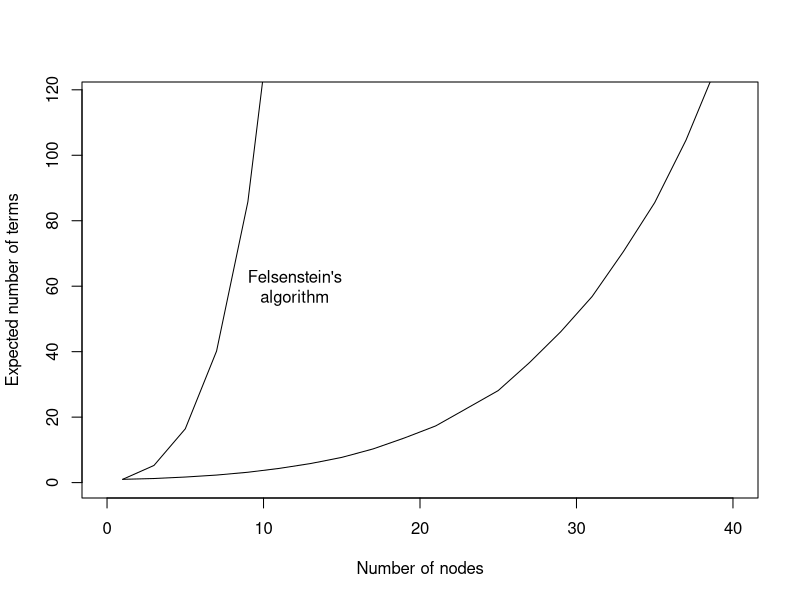

This figure's R source:

x1 <- c(1, 3, 5, 7, 9, 11)
y1 <- c(1, 5.243, 16.424, 40.182, 85.783, 163.919)

x2 <- c(1, 3, 5, 7, 9, 11, 13, 15, 17, 19, 21, 23, 25, 27, 29, 31, 33, 35, 37, 39)
y2 <- c(1, 1.244, 1.697, 2.301, 3.16, 4.334, 5.816, 7.702, 10.286, 13.629, 17.311, 22.701, 28.121, 36.677, 46.119, 56.855, 70.592, 85.545, 104.637, 127.678)

xlim <- c(0, 40)
ylim <- c(0, max(y2)-10)

pdf("phylotree-expected-terms.pdf")

plot(xlim, ylim, type='n', xlab="Number of nodes", ylab="Expected number of terms")
lines(x1, y1, type='l')
lines(x2, y2, type='l')
text(12, 60, "Felsenstein's\nalgorithm")

dev.off()
